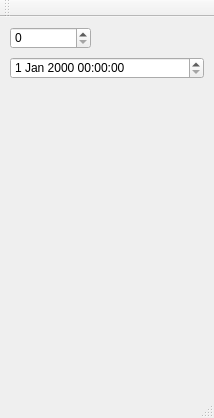
<?xml version="1.0" encoding="UTF-8"?>
<ui version="4.0">
 <class>MainWindow</class>
 <widget class="QMainWindow" name="MainWindow">
  <property name="geometry">
   <rect>
    <x>0</x>
    <y>0</y>
    <width>214</width>
    <height>418</height>
   </rect>
  </property>
  <property name="windowTitle">
   <string>MainWindow</string>
  </property>
  <widget class="QWidget" name="centralWidget">
   <widget class="QSpinBox" name="spinBox">
    <property name="geometry">
     <rect>
      <x>10</x>
      <y>10</y>
      <width>81</width>
      <height>22</height>
     </rect>
    </property>
   </widget>
   <widget class="QDateTimeEdit" name="dateTimeEdit">
    <property name="geometry">
     <rect>
      <x>10</x>
      <y>40</y>
      <width>194</width>
      <height>22</height>
     </rect>
    </property>
   </widget>
  </widget>
  <widget class="QMenuBar" name="menuBar">
   <property name="geometry">
    <rect>
     <x>0</x>
     <y>0</y>
     <width>214</width>
     <height>21</height>
    </rect>
   </property>
  </widget>
  <widget class="QToolBar" name="mainToolBar">
   <attribute name="toolBarArea">
    <enum>TopToolBarArea</enum>
   </attribute>
   <attribute name="toolBarBreak">
    <bool>false</bool>
   </attribute>
  </widget>
  <widget class="QStatusBar" name="statusBar"/>
 </widget>
 <layoutdefault spacing="6" margin="11"/>
 <resources/>
 <connections/>
</ui>
